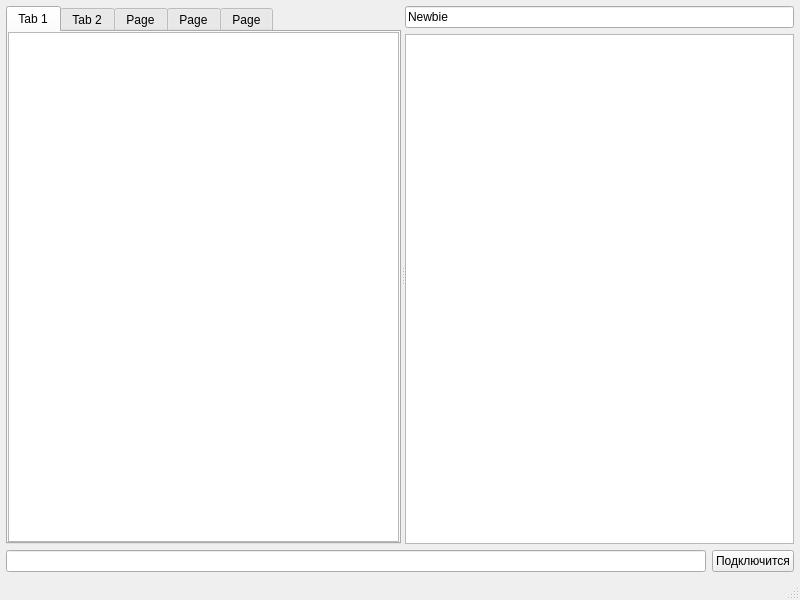
<ui version="4.0" >
 <class>SChatWindow</class>
 <widget class="QMainWindow" name="SChatWindow" >
  <property name="geometry" >
   <rect>
    <x>0</x>
    <y>0</y>
    <width>800</width>
    <height>600</height>
   </rect>
  </property>
  <property name="windowTitle" >
   <string>Simple Chat</string>
  </property>
  <widget class="QWidget" name="centralwidget" >
   <property name="geometry" >
    <rect>
     <x>0</x>
     <y>0</y>
     <width>800</width>
     <height>581</height>
    </rect>
   </property>
   <layout class="QGridLayout" name="gridLayout_2" >
    <property name="margin" >
     <number>6</number>
    </property>
    <item row="0" column="0" >
     <layout class="QVBoxLayout" name="verticalLayout_2" >
      <property name="topMargin" >
       <number>0</number>
      </property>
      <item>
       <widget class="QSplitter" name="splitter" >
        <property name="orientation" >
         <enum>Qt::Horizontal</enum>
        </property>
        <widget class="QTabWidget" name="tabWidget" >
         <property name="sizePolicy" >
          <sizepolicy vsizetype="Expanding" hsizetype="Minimum" >
           <horstretch>0</horstretch>
           <verstretch>0</verstretch>
          </sizepolicy>
         </property>
         <property name="tabPosition" >
          <enum>QTabWidget::North</enum>
         </property>
         <property name="tabShape" >
          <enum>QTabWidget::Rounded</enum>
         </property>
         <property name="currentIndex" >
          <number>0</number>
         </property>
         <property name="elideMode" >
          <enum>Qt::ElideLeft</enum>
         </property>
         <widget class="QWidget" name="tab" >
          <property name="geometry" >
           <rect>
            <x>0</x>
            <y>0</y>
            <width>388</width>
            <height>254</height>
           </rect>
          </property>
          <attribute name="title" >
           <string>Tab 1</string>
          </attribute>
          <layout class="QGridLayout" name="gridLayout" >
           <property name="margin" >
            <number>0</number>
           </property>
           <item row="0" column="0" >
            <widget class="QTextBrowser" name="textBrowser" >
             <property name="sizePolicy" >
              <sizepolicy vsizetype="Expanding" hsizetype="Expanding" >
               <horstretch>0</horstretch>
               <verstretch>0</verstretch>
              </sizepolicy>
             </property>
             <property name="focusPolicy" >
              <enum>Qt::NoFocus</enum>
             </property>
             <property name="frameShape" >
              <enum>QFrame::StyledPanel</enum>
             </property>
             <property name="frameShadow" >
              <enum>QFrame::Sunken</enum>
             </property>
             <property name="lineWidth" >
              <number>1</number>
             </property>
             <property name="openExternalLinks" >
              <bool>true</bool>
             </property>
            </widget>
           </item>
          </layout>
         </widget>
         <widget class="QWidget" name="tab_2" >
          <property name="geometry" >
           <rect>
            <x>0</x>
            <y>0</y>
            <width>388</width>
            <height>254</height>
           </rect>
          </property>
          <attribute name="title" >
           <string>Tab 2</string>
          </attribute>
         </widget>
         <widget class="QWidget" name="tab_3" >
          <property name="geometry" >
           <rect>
            <x>0</x>
            <y>0</y>
            <width>388</width>
            <height>254</height>
           </rect>
          </property>
          <attribute name="title" >
           <string>Page</string>
          </attribute>
         </widget>
         <widget class="QWidget" name="tab_4" >
          <property name="geometry" >
           <rect>
            <x>0</x>
            <y>0</y>
            <width>388</width>
            <height>254</height>
           </rect>
          </property>
          <attribute name="title" >
           <string>Page</string>
          </attribute>
         </widget>
         <widget class="QWidget" name="tab_5" >
          <property name="geometry" >
           <rect>
            <x>0</x>
            <y>0</y>
            <width>388</width>
            <height>254</height>
           </rect>
          </property>
          <attribute name="title" >
           <string>Page</string>
          </attribute>
         </widget>
        </widget>
        <widget class="QWidget" name="layoutWidget" >
         <layout class="QVBoxLayout" name="verticalLayout" >
          <property name="rightMargin" >
           <number>0</number>
          </property>
          <item>
           <widget class="QLineEdit" name="lineEdit_2" >
            <property name="text" >
             <string>Newbie</string>
            </property>
           </widget>
          </item>
          <item>
           <widget class="QListView" name="listView" >
            <property name="focusPolicy" >
             <enum>Qt::NoFocus</enum>
            </property>
            <property name="editTriggers" >
             <set>QAbstractItemView::NoEditTriggers</set>
            </property>
            <property name="movement" >
             <enum>QListView::Static</enum>
            </property>
           </widget>
          </item>
         </layout>
        </widget>
       </widget>
      </item>
      <item>
       <layout class="QHBoxLayout" name="horizontalLayout" >
        <item>
         <widget class="QLineEdit" name="lineEdit" />
        </item>
        <item>
         <widget class="QPushButton" name="pushButton" >
          <property name="text" >
           <string>Подключится</string>
          </property>
         </widget>
        </item>
       </layout>
      </item>
     </layout>
    </item>
   </layout>
  </widget>
  <widget class="QStatusBar" name="statusbar" >
   <property name="geometry" >
    <rect>
     <x>0</x>
     <y>581</y>
     <width>800</width>
     <height>19</height>
    </rect>
   </property>
  </widget>
  <action name="actionDsd" >
   <property name="text" >
    <string>dsd</string>
   </property>
  </action>
 </widget>
 <tabstops>
  <tabstop>lineEdit</tabstop>
  <tabstop>pushButton</tabstop>
  <tabstop>lineEdit_2</tabstop>
  <tabstop>tabWidget</tabstop>
 </tabstops>
 <resources/>
 <connections/>
</ui>
